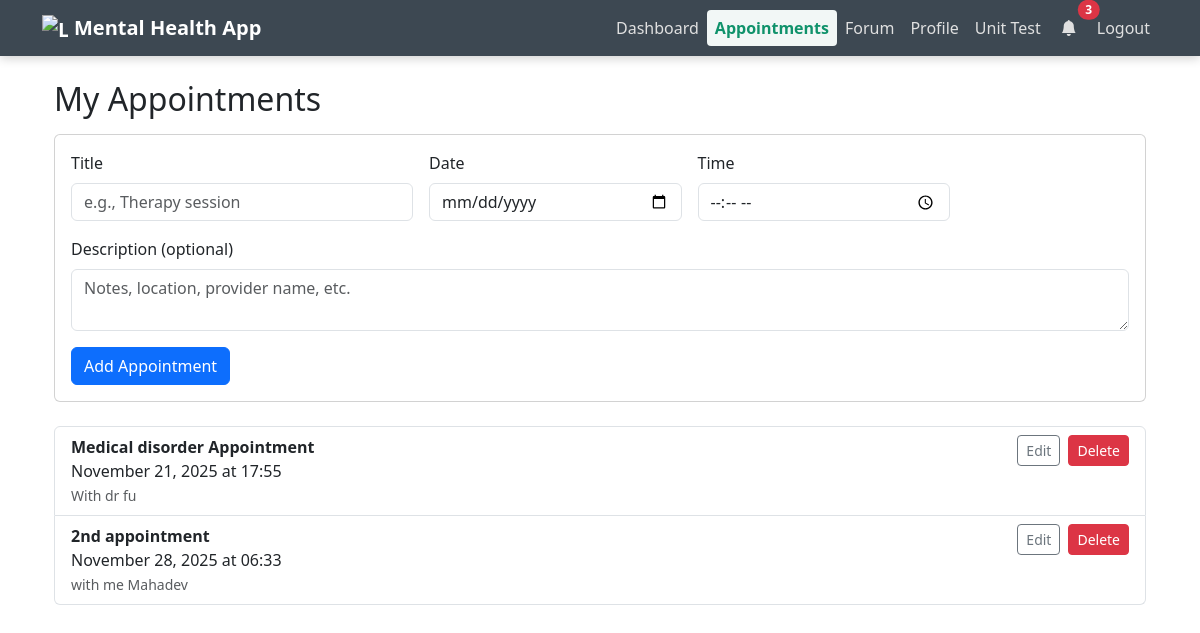
The page /appointments (signed in) on the database its author committed.
### models/appointment.py (models this page shows, shortened)
class Appointment(db.Model):
    __tablename__ = 'appointments'
    id = db.Column(db.Integer, primary_key=True)
    user_id = db.Column(db.Integer, db.ForeignKey('user.id'), nullable=False)
    title = db.Column(db.String(100), nullable=False)
    date = db.Column(db.Date, nullable=False)
    time = db.Column(db.Time, nullable=False)
    description = db.Column(db.Text)
    user = db.relationship('User', backref=db.backref('appointments', lazy=True))

### routes/appointments.py (the view)
@appointments_bp.route('/appointments', methods=['GET'])
@login_required
def index():
    items = (Appointment.query
             .filter_by(user_id=current_user.id)
             .order_by(Appointment.date.asc(), Appointment.time.asc())
             .all())
    return render_template('appointments.html', appointments=items)

### models/user.py (called while the page is built)
@login_manager.user_loader
def load_user(user_id):
    return User.query.get(int(user_id))

### templates/appointments.html (shortened to what this page needs)
{% extends "base.html" %}
{% block content %}
<div class="container mt-4">
  <h2 class="mb-3">My Appointments</h2>
  <div class="card mb-4">
    <div class="card-body">
      <form method="POST" action="{{ url_for('appointments.create') }}" class="row g-3">
        <div class="col-md-4">
          <label class="form-label">Title</label>
          <input type="text" name="title" class="form-control" placeholder="e.g., Therapy session" required>
        </div>
        <div class="col-md-3">
          <label class="form-label">Date</label>
          <input type="date" name="date" class="form-control" required>
        </div>
        <div class="col-md-3">
          <label class="form-label">Time</label>
          <input type="time" name="time" class="form-control" required>
        </div>
        <div class="col-12">
          <label class="form-label">Description (optional)</label>
          <textarea name="description" class="form-control" rows="2" placeholder="Notes, location, provider name, etc."></textarea>
        </div>
        <div class="col-12">
          <button type="submit" class="btn btn-primary">Add Appointment</button>
        </div>
      </form>
    </div>
  </div>
  {% if appointments %}
    <ul class="list-group">
      {% for appt in appointments %}
         <li class="list-group-item">
        <div class="d-flex justify-content-between align-items-start">
          <div>
            <strong>{{ appt.title }}</strong><br>
            {{ appt.date.strftime('%B %d, %Y') }} at {{ appt.time.strftime('%H:%M') }}
            {% if appt.description %}
              <br><small class="text-muted">{{ appt.description }}</small>
            {% endif %}
          </div>
          <div class="d-flex gap-2">
            <button type="button" class="btn btn-outline-secondary btn-sm" data-bs-toggle="modal"
              data-bs-target="#editAppointmentModal-{{ appt.id }}">
              Edit
            </button>
            <form method="POST" action="{{ url_for('appointments.delete', appointment_id=appt.id) }}">
              <button type="submit" class="btn btn-danger btn-sm">Delete</button>
            </form>
          </div>
        </div>
      </li>
      {% endfor %}
    </ul>
  {% else %}
    <div class="alert alert-secondary">No appointments yet. Add one above.</div>
  {% endif %}
</div>
{% endblock %}

### rows shown on the page
Appointment: title "Medical disorder Appointment", date "November 21, 2025", time "17:55", description "With dr fu"
Appointment: title "2nd appointment", date "November 28, 2025", time "06:33", description "with me Mahadev"

### other values the page prints
{{ notification_count }} "3"
